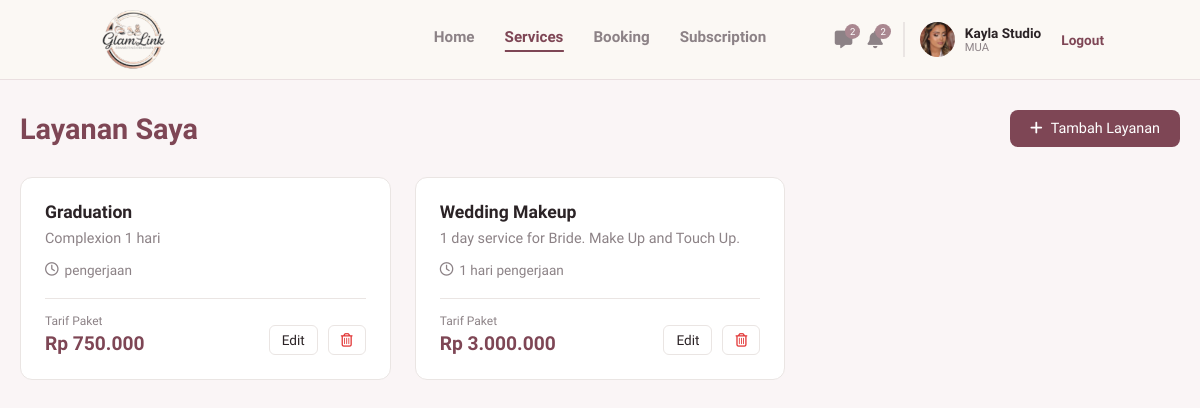
The page /mua/services.php (signed in) on the database its author committed.
### tables this page shows
CREATE TABLE `users` (
  `id_user` int(11) NOT NULL,
  `nama` varchar(100) NOT NULL,
  `email` varchar(100) NOT NULL,
  `nomor_telepon` varchar(20) DEFAULT NULL,
  `nama_brand` varchar(150) DEFAULT NULL,
  `bio` text DEFAULT NULL,
  `lokasi` varchar(150) DEFAULT NULL,
  `foto_profil` varchar(255) DEFAULT NULL,
  `password` varchar(255) NOT NULL,
  `role` enum('mua','pelanggan','admin') NOT NULL,
  `dibuat_pada` timestamp NOT NULL DEFAULT current_timestamp(),
  `status_verifikasi` enum('pending','approved','rejected') NOT NULL DEFAULT 'approved',
  `alasan_tolak` varchar(255) DEFAULT NULL
);

CREATE TABLE `services` (
  `id_service` int(11) NOT NULL,
  `id_mua` int(11) NOT NULL,
  `nama_layanan` varchar(150) NOT NULL,
  `kategori` varchar(100) DEFAULT NULL,
  `harga` decimal(10,2) NOT NULL,
  `durasi` varchar(50) DEFAULT NULL,
  `deskripsi` text DEFAULT NULL,
  `fasilitas` text DEFAULT NULL
);

### mua/services.php (the view, shortened to what this page needs)
<?php
require '../koneksi.php';
$id_mua = $_SESSION['id_user'];
$query_services = mysqli_query($koneksi, "SELECT * FROM services WHERE id_mua = '$id_mua' ORDER BY id_service DESC") or die('Error Services: ' . mysqli_error($koneksi));
$services = [];
if ($query_services) {
    while ($row = mysqli_fetch_assoc($query_services)) {
        $services[] = $row;
    }
}
?>
<!DOCTYPE html>
<html lang="id">
<head>
    <link rel="stylesheet" href="https://cdnjs.cloudflare.com/ajax/libs/font-awesome/6.4.0/css/all.min.css">
    <link rel="stylesheet" href="../assets/css/navbar.css">
    <link rel="stylesheet" href="../assets/css/mua_services.css">
</head>
<body>
    <?php include '../navbar.php'; ?>
    <main class="services-main">
        <div class="page-header">
            <h2>Layanan Saya</h2>
            <a href="tambah_layanan.php" class="btn-add-service" style="text-decoration:none;">
                <i class="fa-solid fa-plus"></i> Tambah Layanan
            </a>
        </div>
        <div class="services-grid">
            <?php if (count($services) > 0): ?>
                <?php foreach ($services as $srv): ?>
                    <div class="service-card">
                        <div class="service-content">
                            <h3><?php echo htmlspecialchars($srv['nama_layanan']); ?></h3>
                            <p class="service-category"><?php echo htmlspecialchars($srv['deskripsi'] ?? $srv['kategori']); ?></p>
                            <p class="service-duration">
                                <i class="fa-regular fa-clock"></i> <?php echo htmlspecialchars($srv['durasi']); ?> pengerjaan
                            </p>
                        </div>
                        <div class="service-footer">
                            <div class="price-container">
                                <span class="price-label">Tarif Paket</span>
                                <span class="price-value">Rp <?php echo number_format($srv['harga'], 0, ',', '.'); ?></span>
                            </div>
                            <div class="action-buttons">
                                <button class="btn-edit">Edit</button>
                                <button class="btn-delete"><i class="fa-regular fa-trash-can"></i></button>
                            </div>
                        </div>
                    </div>
                <?php endforeach; ?>
            <?php else: ?>
                <div class="empty-state">
                    <p>Anda belum menambahkan layanan apapun.</p>
                </div>
            <?php endif; ?>
        </div>
    </main>
</body>
</html>

### navbar.php
<?php
$path_prefix = (basename(dirname($_SERVER['PHP_SELF'])) == 'mua') ? '../' : '';
$nav_logged_in = isset($_SESSION['status_login']) && $_SESSION['status_login'] == true;
$nav_role = isset($_SESSION['role']) ? $_SESSION['role'] : '';
if ($nav_logged_in && $nav_role == 'mua' && isset($koneksi)) {
    $id_mua_nav = $_SESSION['id_user'];
    $nav_query = mysqli_query($koneksi, "SELECT nama_brand, foto_profil, status_verifikasi FROM users WHERE id_user = '$id_mua_nav'");
    $nav_profil = mysqli_fetch_assoc($nav_query);
}
?>
<header class="navbar">
    <div class="logo">
        <a href="<?php echo $path_prefix; ?>index.php">
            <img src="<?php echo $path_prefix; ?>assets/img/logo.png" alt="GlamLink">
        </a>
    </div>
    <?php if (!$nav_logged_in): ?>
        <div class="nav-links">
            <a href="<?php echo $path_prefix; ?>login.php" class="btn-text">Masuk</a>
            <a href="<?php echo $path_prefix; ?>login.php" class="btn-outline">Masuk Sebagai MUA</a>
            <a href="<?php echo $path_prefix; ?>register.php" class="btn-filled">Daftar</a>
        </div>
    <?php elseif ($nav_role == 'mua'): ?>
        <?php if (($nav_profil['status_verifikasi'] ?? 'approved') === 'approved'): ?>
        <div class="nav-menu-mua">
            <a href="<?php echo $path_prefix; ?>mua/index.php">Home</a>
            <a href="<?php echo $path_prefix; ?>mua/services.php">Services</a>
            <a href="<?php echo $path_prefix; ?>mua/booking.php">Booking</a>
            <a href="#">Subscription</a>
        </div>
        <?php endif; ?>
        <div class="nav-profile-mua">
            <div class="nav-icons">
                <a href="#" class="icon-btn"><i class="fa-solid fa-message"></i><span class="badge">2</span></a>
                <a href="#" class="icon-btn"><i class="fa-solid fa-bell"></i><span class="badge">2</span></a>
            </div>
            <div class="profile-info">
                <?php if(!empty($nav_profil['foto_profil'])): ?>
                    <img src="<?php echo $path_prefix; ?>assets/img/<?php echo htmlspecialchars($nav_profil['foto_profil']); ?>" alt="Profile">
                <?php else: ?>
                    <div style="width:35px;height:35px;background:#e0d8da;border-radius:50%;display:flex;align-items:center;justify-content:center;color:#fff;font-size:0.8rem;"><i class="fa-solid fa-user"></i></div>
                <?php endif; ?>
                <div class="profile-text">
                    <span class="brand-name"><?php echo htmlspecialchars($nav_profil['nama_brand'] ?? 'Nama Brand'); ?></span>
                    <span class="role-text"><?php echo ($nav_profil['status_verifikasi'] ?? 'approved') === 'approved' ? 'MUA' : 'Belum terverifikasi'; ?></span>
                </div>
            </div>
            <a href="<?php echo $path_prefix; ?>logout.php" class="logout-link">Logout</a>
        </div>
    <?php endif; ?>
</header>

### assets/css/navbar.css (style rules this page uses)
:root { --gl-primary: #7E4655; --gl-primary-dark: #623642; --gl-soft: #f0e6e9; }
.navbar { position: fixed; inset: 0 0 auto 0; height: 80px; display: flex; align-items: center; justify-content: space-between; padding: 0 8%; background-color: #FBF8F4; border-bottom: 1px solid #eadfe0; box-sizing: border-box; z-index: 1000; font-family: 'Plus Jakarta Sans', sans-serif; }
.navbar .logo { display: flex; align-items: center; }
.navbar .logo img { display: block; height: 60px; width: auto; }
.nav-menu-mua { display: flex; gap: 30px; font-weight: 600; font-size: 0.95rem; position: absolute; left: 50%; transform: translateX(-50%); }
.nav-menu-mua a { text-decoration: none; color: #8c8286; transition: 0.3s; font-family: 'Plus Jakarta Sans', sans-serif; }
.nav-menu-mua a:hover, .nav-menu-mua a.active { color: var(--gl-primary); }
.nav-menu-mua a.active { border-bottom: 2px solid var(--gl-primary); padding-bottom: 4px; }
.nav-profile-mua { display: flex; align-items: center; gap: 20px; }
.nav-icons { display: flex; gap: 15px; }
.nav-icons .icon-btn { position: relative; color: #8c8286; font-size: 1.1rem; text-decoration: none; }
.nav-icons .badge { position: absolute; top: -6px; right: -8px; background-color: #A98790; color: white; font-size: 0.6rem; padding: 2px 5px; border-radius: 50%; }
.profile-info { display: flex; align-items: center; gap: 10px; border-left: 2px solid #eae5e3; padding-left: 15px; }
.profile-info img { width: 35px; height: 35px; border-radius: 50%; object-fit: cover; }
.profile-text { display: flex; flex-direction: column; }
.profile-text .brand-name { font-weight: 700; color: #2b2326; font-size: 0.85rem; }
.profile-text .role-text { font-size: 0.7rem; color: #8c8286; }
.logout-link { color: var(--gl-primary); font-size: 0.85rem; text-decoration: none; font-weight: 600; }

### assets/css/mua_services.css (style rules this page uses)
body { background-color: #FAF5F6; font-family: 'Plus Jakarta Sans', sans-serif; margin: 0; }
.services-main { max-width: 1200px; margin: 0 auto; padding: 110px 20px 40px 20px; font-family: 'Plus Jakarta Sans', sans-serif; }
.page-header { display: flex; justify-content: space-between; align-items: center; margin-bottom: 30px; }
.page-header h2 { color: #7E4655; font-size: 1.8rem; margin: 0; }
.btn-add-service { background-color: #7E4655; color: white; border: none; padding: 10px 20px; border-radius: 8px; font-weight: 500; font-size: 0.9rem; cursor: pointer; display: flex; align-items: center; gap: 8px; transition: 0.2s; }
.services-grid { display: grid; grid-template-columns: repeat(3, 1fr); gap: 24px; }
.service-card { background-color: #ffffff; border: 1px solid #eae5e3; border-radius: 12px; padding: 24px; display: flex; flex-direction: column; justify-content: space-between; }
.service-content h3 { margin: 0 0 8px 0; color: #2b2326; font-size: 1.1rem; }
.service-category { color: #8c8286; font-size: 0.9rem; margin: 0 0 15px 0; }
.service-duration { color: #8c8286; font-size: 0.85rem; margin: 0 0 20px 0; display: flex; align-items: center; gap: 6px; }
.service-footer { border-top: 1px solid #eae5e3; padding-top: 15px; display: flex; justify-content: space-between; align-items: flex-end; }
.price-container { display: flex; flex-direction: column; gap: 4px; }
.price-label { color: #8c8286; font-size: 0.75rem; }
.price-value { color: #7E4655; font-size: 1.2rem; font-weight: 700; }
.action-buttons { display: flex; gap: 10px; }
.btn-edit, .btn-delete { background-color: #ffffff; border: 1px solid #eae5e3; border-radius: 6px; padding: 6px 12px; font-size: 0.85rem; cursor: pointer; font-family: inherit; transition: 0.2s; }
.btn-edit { color: #2b2326; font-weight: 500; }
.btn-delete { color: #E23636; }

### rows shown on the page
users: foto_profil (picture), nama_brand "Kayla Studio"
services: nama_layanan "Graduation", deskripsi "Complexion 1 hari", harga "750.000"
services: nama_layanan "Wedding Makeup", deskripsi "1 day service for Bride. Make Up and Touch Up.", durasi "1 hari", harga "3.000.000"
